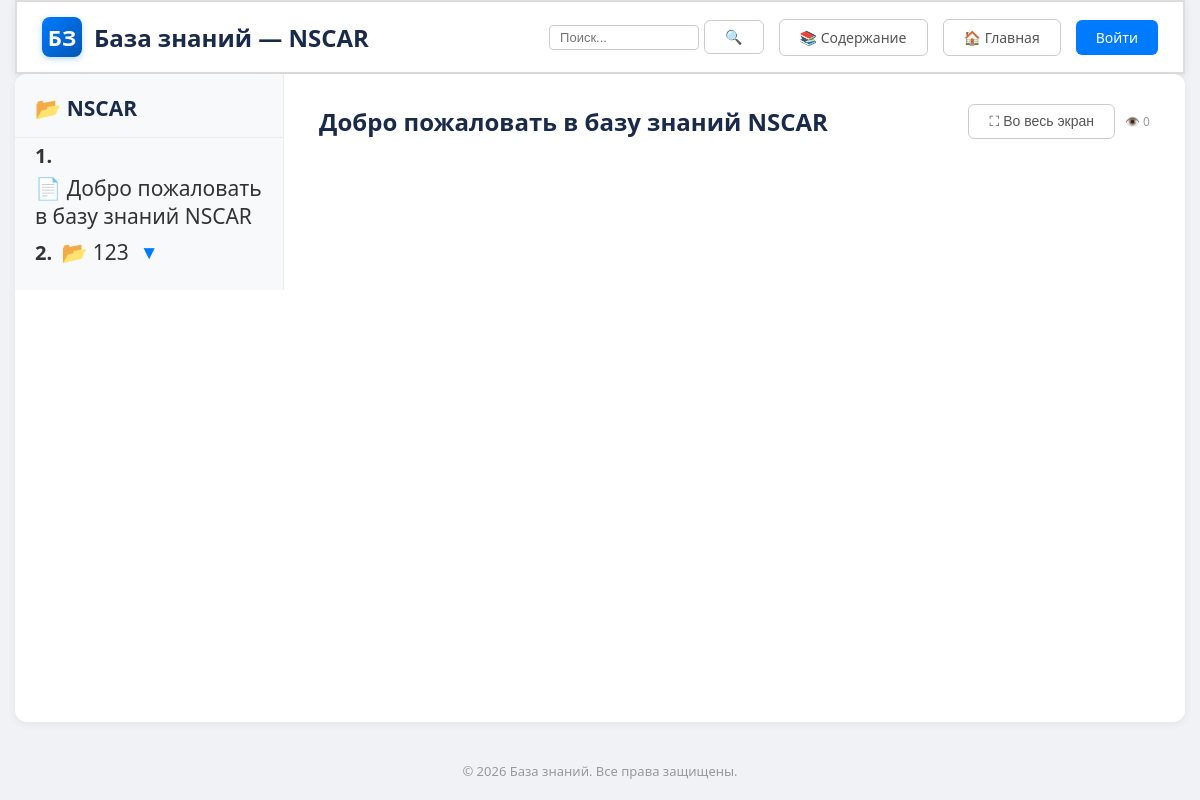
Screenshot of /view.php?company=1 with the database file from the repository.
### tables this page shows
CREATE TABLE `companies` (
  `id` int(11) NOT NULL AUTO_INCREMENT,
  `name` varchar(255) NOT NULL,
  `description` text DEFAULT NULL,
  `is_public` tinyint(1) DEFAULT 0,
  `allow_editors` tinyint(1) DEFAULT 0,
  `allow_employees` tinyint(1) DEFAULT 0,
  `deleted` tinyint(1) DEFAULT 0,
  `deleted_at` datetime DEFAULT NULL,
  `logo` varchar(255) DEFAULT NULL,
  PRIMARY KEY (`id`)
);

CREATE TABLE `sections` (
  `id` int(11) NOT NULL AUTO_INCREMENT,
  `company_id` int(11) NOT NULL,
  `parent_id` int(11) DEFAULT NULL,
  `title` varchar(255) NOT NULL,
  `content` longtext DEFAULT NULL,
  `is_public` tinyint(1) DEFAULT 0,
  `sort_order` int(11) DEFAULT 0,
  `is_published` tinyint(1) DEFAULT 0,
  `views_count` int(11) DEFAULT 0,
  PRIMARY KEY (`id`),
  KEY `company_id` (`company_id`),
  KEY `parent_id` (`parent_id`),
  FULLTEXT KEY `ft_search` (`title`, `content`)
);

### view.php (the view, shortened to what this page needs)
<?php
require_once 'config.php';
$company_id = (int)($_GET['company'] ?? 0);
$user_id = $_SESSION['user_id'] ?? 0;
$role = $_SESSION['role'] ?? 'guest';
$is_admin = ($role == 'admin');
$is_editor = ($role == 'editor');
$stmt = $mysqli->prepare("SELECT * FROM companies WHERE id = ? AND deleted = 0");
$stmt->bind_param("i", $company_id);
$stmt->execute();
$company = $stmt->get_result()->fetch_assoc();
$stmt = $mysqli->prepare("SELECT id, parent_id, title, is_public, is_published FROM sections WHERE company_id = ? ORDER BY sort_order, id");
$stmt->bind_param("i", $company_id);
$stmt->execute();
$sections_raw = $stmt->get_result();
$all_sections = [];
while ($row = $sections_raw->fetch_assoc()) {
    $all_sections[] = $row;
}
function hasSectionAccess($section, $user_id, $role, $mysqli, $is_admin, $is_editor) {
    $stmt = $mysqli->prepare("SELECT access_type FROM section_access WHERE section_id = ? AND role = ?");
    $stmt->bind_param("is", $section['id'], $role);
    $stmt->execute();
    $access = $stmt->get_result()->fetch_assoc();
    if ($access && $access['access_type'] == 'allow') return true;
    return $section['is_public'] == 1;
}
$filtered_sections = [];
foreach ($all_sections as $section) {
    if (hasSectionAccess($section, $user_id, $role, $mysqli, $is_admin, $is_editor)) {
        $filtered_sections[] = $section;
    }
}
function buildTree($items, $parent_id = 0) {
    $tree = [];
    foreach ($items as $item) {
        if ($item['parent_id'] == $parent_id) {
            $children = buildTree($items, $item['id']);
            if ($children) $item['children'] = $children;
            $tree[] = $item;
        }
    }
    return $tree;
}
$tree = buildTree($filtered_sections);
function isActivePath($node_id) {
    global $section_id, $all_sections;
    $current = $section_id;
    while ($current) {
        $parent = null;
        foreach ($all_sections as $s) {
            if ($s['id'] == $current) {
                $parent = $s['parent_id'];
                break;
            }
        }
        $current = $parent;
    }
    return false;
}
function renderTree($tree, $company_id, $can_edit, $prefix = '', $level = 0) {
    $html = '<ul style="list-style:none;padding-left:' . ($level * 20) . 'px;margin:0;">';
    $index = 1;
    foreach ($tree as $node) {
        $current_number = $prefix ? $prefix . '.' . $index : (string)$index;
        $has_children = isset($node['children']) && count($node['children']) > 0;
        $is_draft = !$node['is_published'];
        $color = $is_draft ? '#999' : '#333';
        $pencil = $is_draft ? '✏️ ' : '';
        $display_style = ($has_children && isActivePath($node['id'])) ? 'block' : 'none';
        $html .= '<li data-id="' . $node['id'] . '" style="padding:4px 0;display:flex;align-items:center;gap:5px;flex-wrap:wrap;position:relative;">';
        $html .= '<span class="tree-number" style="font-weight:600;color:#333;margin-right:4px;font-size:20px;">' . $current_number . '.</span>';
        $html .= '<a href="#" onclick="loadSection(' . $node['id'] . '); return false;" class="tree-link" data-id="' . $node['id'] . '" style="text-decoration:none;color:' . $color . ';font-size:21px;font-weight:normal;font-style:normal;word-wrap:break-word;max-width:100%;">';
        $html .= ($has_children ? '📂 ' : '📄 ') . $pencil . htmlspecialchars($node['title']);
        $html .= '</a>';
        if ($has_children) {
            $html .= '<span class="toggle" onclick="toggleTree(this)" style="cursor:pointer;color:#007bff;font-size:19px;margin-left:6px;">▼</span>';
        }
        if ($has_children) {
            $html .= '<div class="sub-tree" style="display:' . $display_style . ';width:100%;">';
            $html .= renderTree($node['children'], $company_id, $can_edit, $current_number, $level + 1);
            $html .= '</div>';
        }
        $html .= '</li>';
        $index++;
    }
    $html .= '</ul>';
    return $html;
}
$section_id = (int)($_GET['section'] ?? 0);
$section_title = '';
$section_data = null;
if ($section_id) {
    $stmt = $mysqli->prepare("SELECT * FROM sections WHERE id = ? AND company_id = ?");
    $stmt->bind_param("ii", $section_id, $company_id);
    $stmt->execute();
    $section_data = $stmt->get_result()->fetch_assoc();
    $stmt->close();
    if ($section_data && hasSectionAccess($section_data, $user_id, $role, $mysqli, $is_admin, $is_editor)) {
        $content = $section_data['content'] ?? '';
        $section_title = $section_data['title'];
        $is_published = $section_data['is_published'];
    } else {
        $content = '<p>Раздел не найден или у вас нет доступа.</p>';
        $section_id = 0;
    }
} else {
    if (!empty($filtered_sections)) {
        $first = $filtered_sections[0];
        $section_id = $first['id'];
        $section_data = $first;
        $section_title = $section_data['title'];
    } else {
        $content = '<p>В этой компании пока нет доступных разделов.</p>';
        $section_id = 0;
    }
}
$can_edit = ($is_admin || $is_editor);
$views_count = $section_data['views_count'] ?? 0;
?>
<!DOCTYPE html>
<html lang="ru">
<head>
    <link rel="stylesheet" href="style.css">
</head>
<body>
<div class="container">
    <?php
    include 'header.php';
    ?>
    <div class="view-container">
        <div class="tree-panel">
            <h3>
                📂 <?= htmlspecialchars($company['name']) ?>
            </h3>
            <div class="tree-menu" id="tree-container">
                <?php if (!empty($tree)): ?>
                    <?= renderTree($tree, $company_id, $can_edit) ?>
                <?php else: ?>
                    <p style="padding:15px;color:#999;">Нет разделов</p>
                <?php endif; ?>
            </div>
        </div>
        <div class="content-panel" id="content-panel">
            <div class="content-header">
                <h2 class="content-title" id="section-title">
                    <?= htmlspecialchars($section_title) ?>
                </h2>
                <div class="content-header-right">
                    <?php if ($can_edit): ?>
                        <button class="btn btn-primary" id="edit-btn" onclick="toggleEdit()">✏️ Редактировать</button>
                    <?php else: ?>
                        <button class="btn btn-sm btn-outline" onclick="toggleFullscreenView()">⛶ Во весь экран</button>
                    <?php endif; ?>
                    <span class="view-counter" id="view-counter">👁️ <?= $views_count ?></span>
                </div>
            </div>
            <div class="content-body" id="content-body">
            </div>
        </div>
    </div>
    <footer class="footer">
        <p>&copy; 2026 База знаний. Все права защищены.</p>
    </footer>
</div>
</body>
</html>

### style.css (style rules this page uses)
* { margin: 0; padding: 0; box-sizing: border-box; }
body { font-family: 'Segoe UI', Arial, sans-serif; background: #f0f2f5; color: #333; min-height: 100vh; }
.container { width: 100%; max-width: 100%; padding: 0 15px; margin: 0; display: flex; flex-direction: column; min-height: 100vh; }
.btn { display: inline-block; padding: 8px 20px; border-radius: 6px; text-decoration: none; font-weight: 500; font-size: 14px; border: none; cursor: pointer; transition: all 0.2s; }
.btn-sm { padding: 5px 14px; font-size: 13px; }
.btn-outline { background: transparent; border: 1px solid #ccc; color: #555; }
.footer { text-align: center; padding: 20px 0; color: #999; font-size: 13px; margin-top: 20px; width: 100%; }

### view.php (style rules this page uses)
.view-container { display: flex; gap: 0; flex: 1; background: #fff; border-radius: 12px; overflow: hidden; box-shadow: 0 2px 8px rgba(0,0,0,0.06); min-height: 600px; position: relative; }
.tree-panel { width: 23%; min-width: 200px; background: #f8f9fa; border-right: 1px solid #e9ecef; padding: 20px 0; overflow-y: auto; max-height: 80vh; position: sticky; top: 0; align-self: flex-start; }
.tree-panel h3 { padding: 0 20px 15px; font-size: 21px; color: #1a2a4a; border-bottom: 1px solid #e9ecef; display: flex; justify-content: space-between; align-items: center; }
.tree-menu { padding: 0 20px; }
.tree-menu ul { list-style: none; padding-left: 0; margin: 0; }
.tree-menu li { padding: 4px 0; display: flex; align-items: center; gap: 5px; flex-wrap: wrap; position: relative; }
.tree-menu li .tree-link { text-decoration: none; font-size: 21px; font-weight: normal; font-style: normal; text-transform: none; word-wrap: break-word; max-width: 100%; }
.tree-menu li .toggle { cursor: pointer; color: #007bff; font-size: 19px; margin-left: 4px; user-select: none; }
.tree-menu li .tree-number { font-weight: 600; color: #333; margin-right: 4px; font-size: 20px; }
.content-panel { width: 77%; padding: 30px 35px; overflow-y: auto; max-height: 80vh; background: #ffffff; position: relative; display: flex; flex-direction: column; }
.content-body { font-size: 15px; line-height: 1.7; color: #333; position: relative; min-height: 300px; overflow-y: auto; flex: 1; word-wrap: break-word; overflow-wrap: break-word; white-space: pre-wrap; }
.content-header { display: flex; justify-content: space-between; align-items: center; margin-bottom: 20px; flex-wrap: wrap; gap: 10px; }
.content-title { font-size: 24px; color: #1a2a4a; margin: 0; display: flex; align-items: center; gap: 10px; }
.content-header-right { display: flex; align-items: center; gap: 10px; flex-wrap: wrap; }
.view-counter { font-size: 12px; color: #999; background: transparent; padding: 0; border: none; }
.btn { padding: 8px 20px; border-radius: 6px; text-decoration: none; font-weight: 500; font-size: 14px; border: none; cursor: pointer; transition: all 0.2s; display: inline-block; }
.btn-outline { background: transparent; border: 1px solid #ccc; color: #555; }

### rows the page displays
companies: name "NSCAR"
sections: current_number "1", value "📄 Добро пожаловать в базу знаний NSCAR", title "Добро пожаловать в базу знаний NSCAR"
sections: current_number "2", value "📂 123"

### other values shown
$site_title "База знаний — NSCAR"
$views_count "0"
